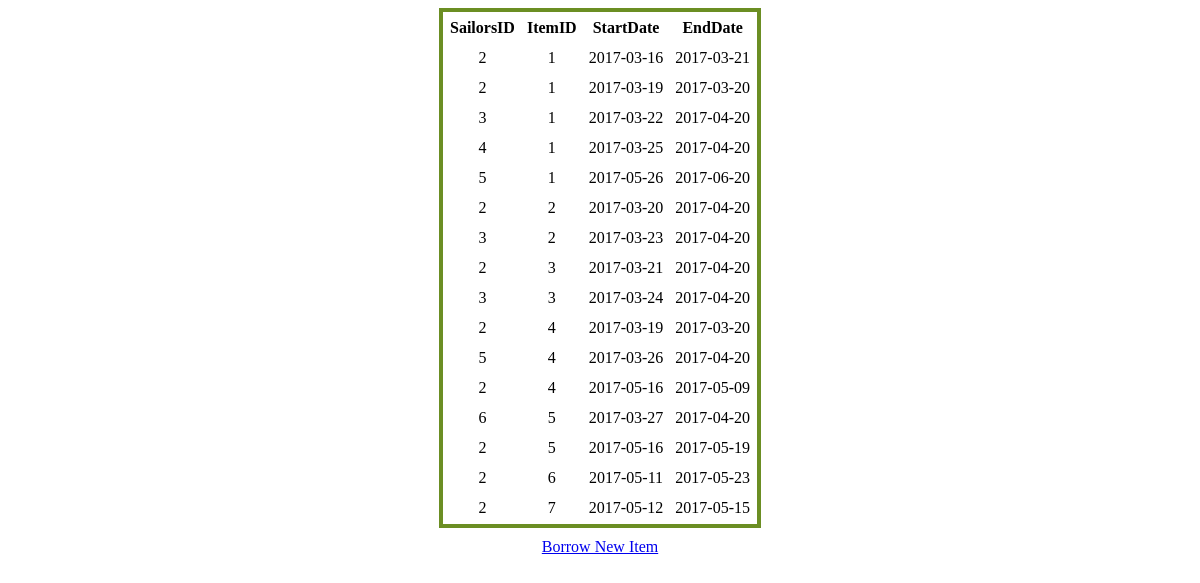
The app's page /ItemBorrow1.php with its own data.
### tables this page shows
CREATE TABLE `borrows` (
  `sid` int(11) NOT NULL,
  `iid` int(11) NOT NULL,
  `start_date` date NOT NULL,
  `end_date` date DEFAULT NULL
);

### Queries.php (called while the page is built, shortened)
<?php
$ItemBorrow = "SELECT *
			FROM `borrows`
			ORDER BY `iid`";
			?>

### ItemBorrow1.php (the view, shortened to what this page needs)
<link rel="stylesheet" type="text/css" href="Style.css">
<body>
<?php
require ("connector.php");
require ("Queries.php");
$ResResult = mysqli_query($db, $ItemBorrow);
echo "<table class = \"navigation-bar3\">
<thead>
    <tr>
        <th>SailorsID</th>
        <th>ItemID</th>
        <th>StartDate</th>
		<th>EndDate</th>
    </tr>
    </thead>";
while($row = mysqli_fetch_assoc($ResResult)) {
    $Sid = $row['sid'];
    $Iid = $row['iid'];
    $StartDate = $row['start_date'];
	$EndDate = $row['end_date'];
    echo "
            <tr>
          <td>$Sid</td>
          <td>$Iid</td>
          <td>$StartDate</td>
		  <td>$EndDate</td>
          </tr>    ";
}
?>
</table>
<ul>
    <li><a href="ItemBorrow3.php"> Borrow New Item</a></li>
</ul>

### Style.css (style rules this page uses)
ul { list-style-image: url('sqpurple.gif'); list-style-type: none; margin: auto; padding: 10; text-align:center }
li { display: inline; padding : 10; list-style-type: square; }
th, td { padding: 5px; text-align: center; }
table { border : 4px solid olivedrab; margin : auto; }
a { text-align:center }

### records on screen
borrows: sid "2", iid "1", start_date "2017-03-16", end_date "2017-03-21"
borrows: sid "2", iid "1", start_date "2017-03-19", end_date "2017-03-20"
borrows: sid "3", iid "1", start_date "2017-03-22", end_date "2017-04-20"
borrows: sid "4", iid "1", start_date "2017-03-25", end_date "2017-04-20"
borrows: sid "5", iid "1", start_date "2017-05-26", end_date "2017-06-20"
borrows: sid "2", iid "2", start_date "2017-03-20", end_date "2017-04-20"
borrows: sid "3", iid "2", start_date "2017-03-23", end_date "2017-04-20"
borrows: sid "2", iid "3", start_date "2017-03-21", end_date "2017-04-20"
borrows: sid "3", iid "3", start_date "2017-03-24", end_date "2017-04-20"
borrows: sid "2", iid "4", start_date "2017-03-19", end_date "2017-03-20"
borrows: sid "5", iid "4", start_date "2017-03-26", end_date "2017-04-20"
borrows: sid "2", iid "4", start_date "2017-05-16", end_date "2017-05-09"
borrows: sid "6", iid "5", start_date "2017-03-27", end_date "2017-04-20"
borrows: sid "2", iid "5", start_date "2017-05-16", end_date "2017-05-19"
borrows: sid "2", iid "6", start_date "2017-05-11", end_date "2017-05-23"
borrows: sid "2", iid "7", start_date "2017-05-12", end_date "2017-05-15"
